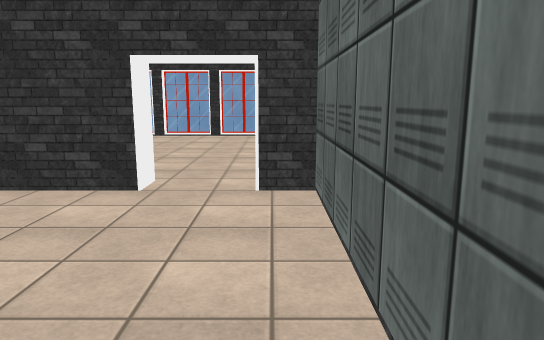
View 1 (above)

13 first-person views from a walk through a Unity game level. The camera is 1.5 m above the floor, tilts 10° down and sees 70° across. The floor is counted in squares, 1 m on a side. Each view is taken from the middle of a square. On the plan, view 1 faces up. The plan holds only what a view shows up to about 17 squares ahead; the rest is blank. The player character is not drawn. Some animated figures are left out. Some surface patterns are stand-ins.

View 2
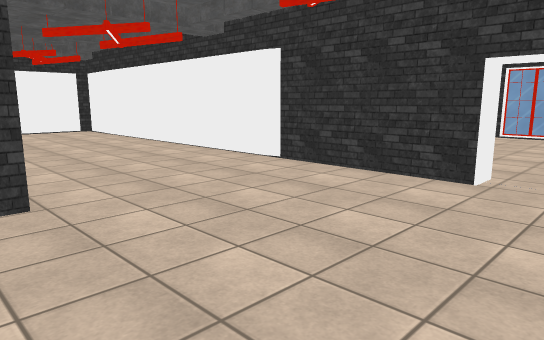

View 3
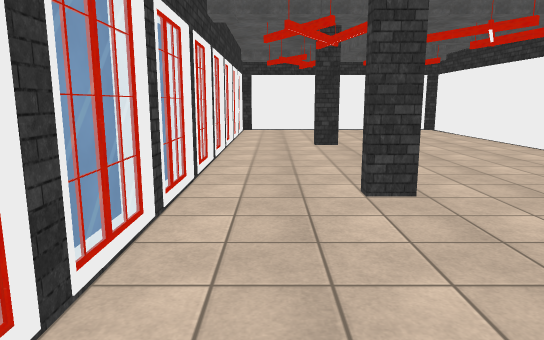

View 4
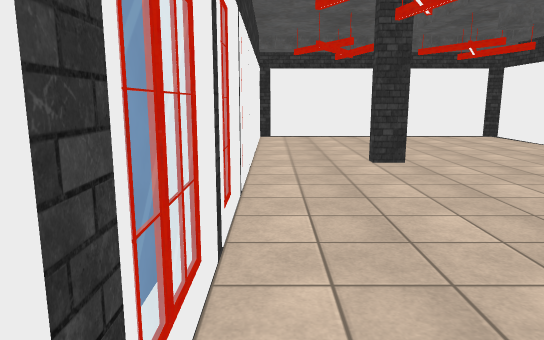

View 5
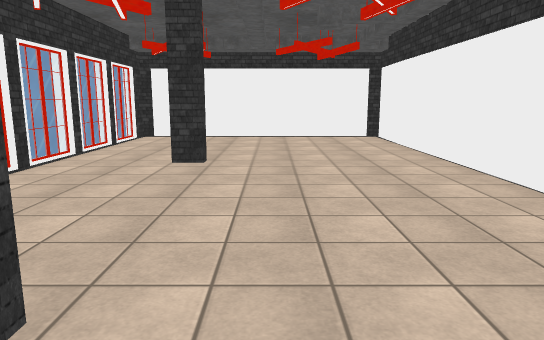

View 6
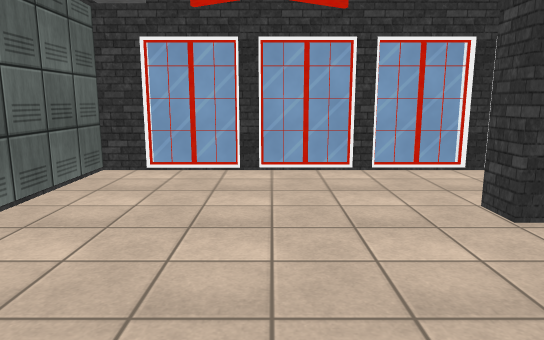

View 7
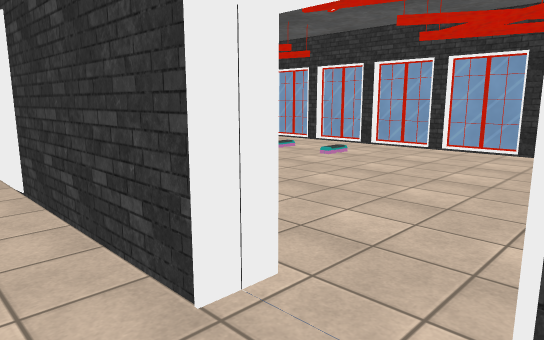

View 8
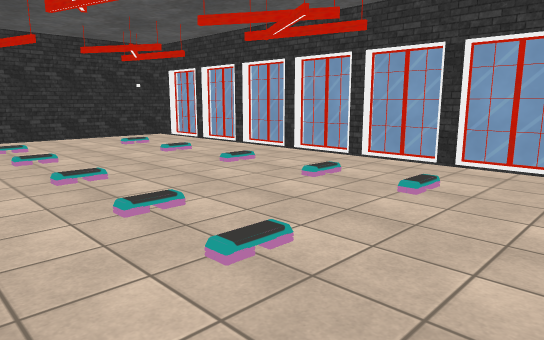

View 9
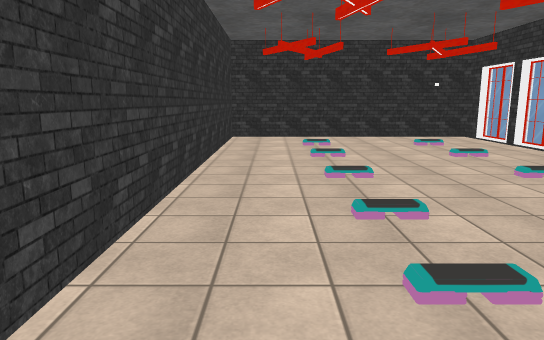

View 10
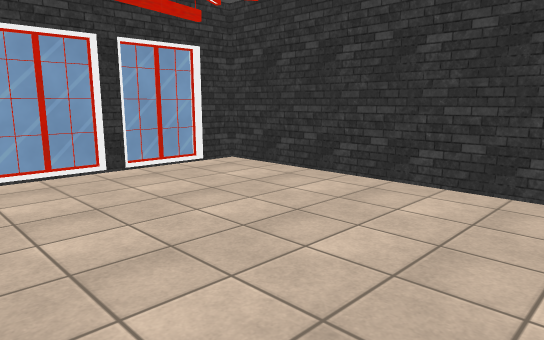

View 11
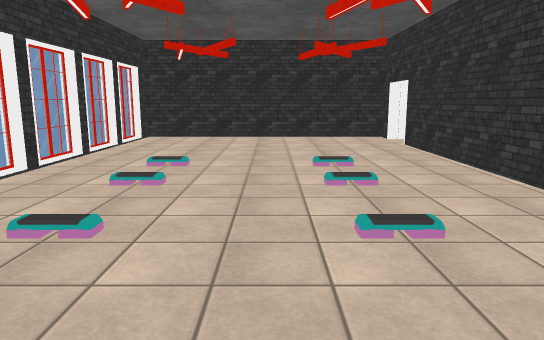

View 12
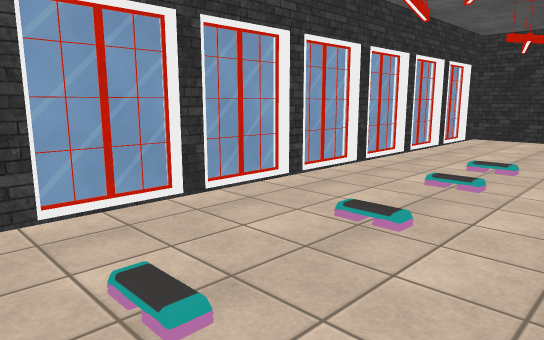

View 13
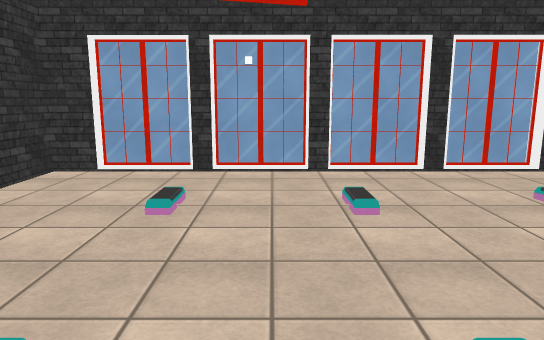

### Floor plan
Points are (right, up) in squares from view 1. A wall is a line through its corners. A room is listed if a view was taken in it or the views show most of it. See-through windows are left out.
Room 1 (views 1, 2, 3, 4, 5, 6, 7)
walls: (-6.5, 0.3) (-6.1, 0.3) (-6.1, -0.5) (-6.5, -0.5); (-14, 0.3) (-13.5, 0.3) (-13.5, -0.5) (-14, -0.5); (-10.3, -3.5) (-9.6, -3.5); (-7.8, -3.5) (-5.6, -3.5); (-12.8, -3.5) (-12.1, -3.5); (-5.4, -3.5) (-3, -3.5); (-15.3, -3.5) (-13.6, -3.5); (-2.3, 6.5) (-20.7, 6.5) (-20.7, -3.5) (-19.8, -3.5); (-2.9, -3.5) (-2.1, -3.5); (-17.8, -3.5) (-17.3, -3.5); (-0.3, -3.5) (0.7, -3.5) (0.7, 6.5) (-0.3, 6.5)
ways out: opening at (-1.5, 7) to room 2
Room 2 (views 8, 9, 10, 11, 12, 13)
walls: (-10.3, 17.6) (-12.4, 17.6) (-12.4, 17.3) (-12.8, 17.3) (-12.8, 17.6) (-14.9, 17.6) (-14.9, 17.3) (-15.3, 17.3) (-15.3, 17.6) (-17.3, 17.6); (-9.9, 17.8) (-9.9, 17.3) (-10.3, 17.3) (-10.3, 17.8); (-17.2, 17.8) (-17.2, 17.3) (-17.7, 17.3); (-2.2, 17.3) (-2.8, 17.3) (-2.8, 17.6) (-4.9, 17.6) (-4.9, 17.3) (-5.3, 17.3) (-5.3, 17.6) (-7.4, 17.6) (-7.4, 17.3) (-7.8, 17.3) (-7.8, 17.6) (-9.8, 17.6); (-17.8, 17.6) (-19.8, 17.6); (-0.3, 6.5) (-0.3, 7.3) (0.7, 7.3) (0.7, 17.3) (-0.3, 17.3) (-0.3, 17.6) (-2.1, 17.6); (-19.7, 17.8) (-19.7, 17.3) (-20.7, 17.3) (-20.7, 7.3) (-2.3, 7.3) (-2.3, 6.5)
ways out: opening at (-1.5, 7) to room 1

Positions as (right, up) in squares from view 1, and headings:
1: (0, 0), facing up
2: (0, -1), facing up-left
3: (0, -2), facing left
4: (-4, -3), facing left
5: (-4, 2), facing left
6: (-3, 5), facing down
7: (0, 5), facing up-left
8: (-4, 8), facing up-left
9: (-4, 9), facing left
10: (-6, 9), facing up-right
11: (-16, 12), facing right
12: (-16, 12), facing up-right
13: (-16, 9), facing up
